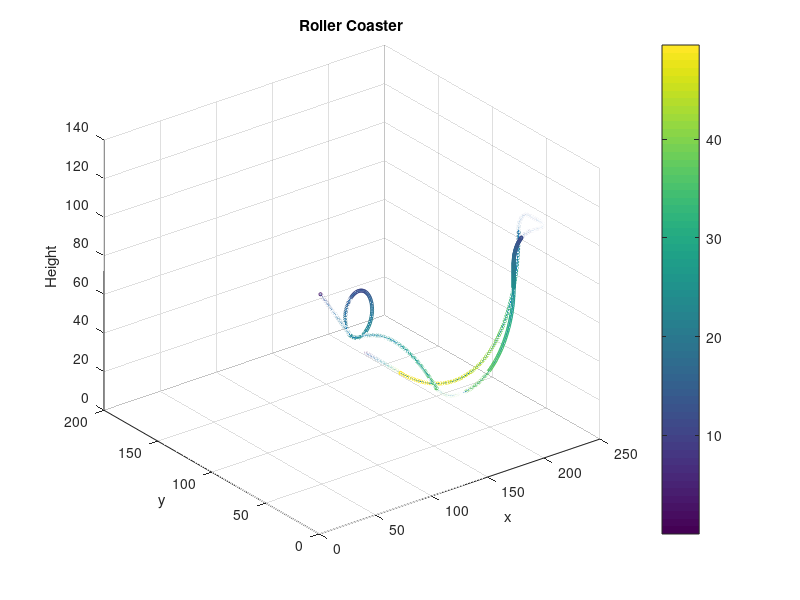
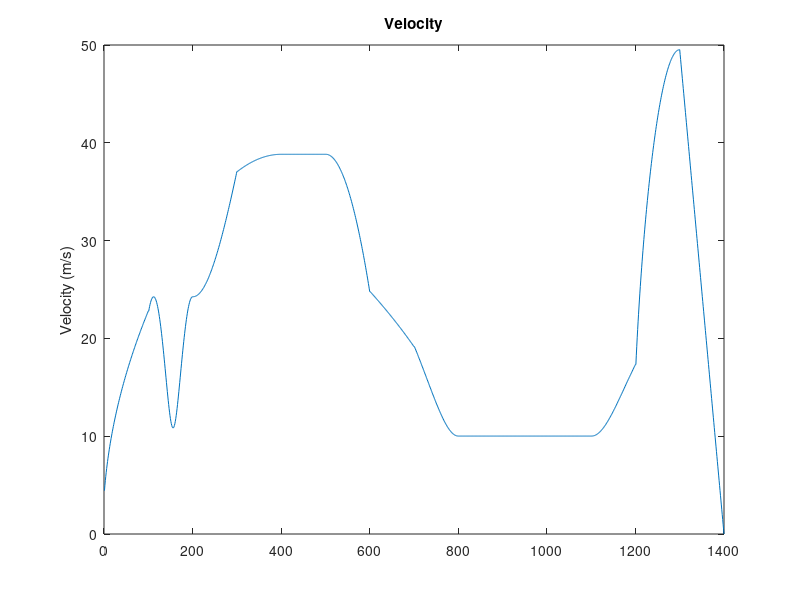
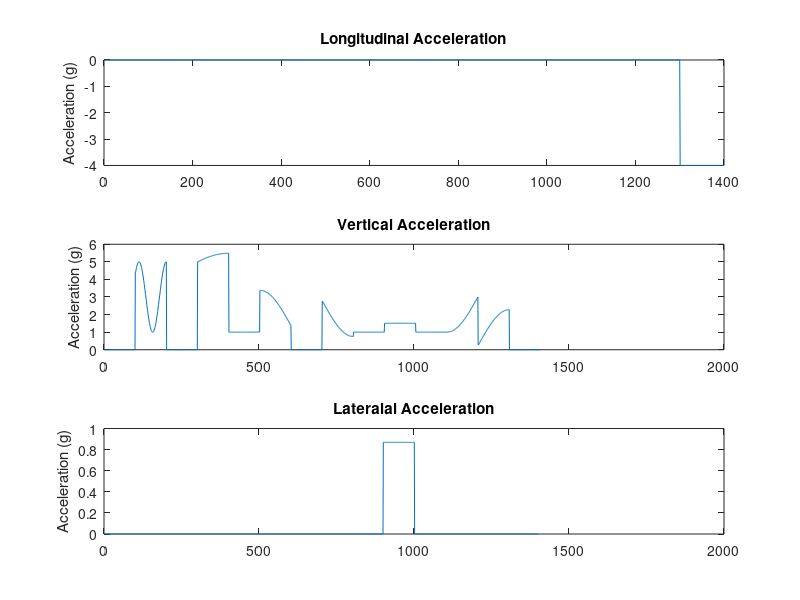

MATLAB code to generate these figures, in order:
clear all
close all


r1 = 12; %radius of loop
r2 = 28; %radius of trans to flat 1
r3 = 45.53; %radius of trans to vert
r4 = 13.59;% radius of trans to flat 2
r5 = 5.88; %radius of banked turn
r6 = 10.19; %radius of transition to final hill
r7 = 109.7; %radius of transition to braking
g = 9.81; % Grav constant



%ramp1 
x1 = linspace(1,125-(107-r1*cosd(45)));
z1 = -x1 + 125;
y1 = linspace(0,0);


%loop
theta2 = linspace(5*pi/4,7*pi/2);
x2 = r1*cos(theta2)+x1(end)+r1*cosd(45);
z2 = r1*sin(theta2) + 107;
y2 = linspace(0,0);


%parabolic hill
v1 = sqrt(2*g*(125-z2(end))); %calc velocity to find 0g parabola

x3 = linspace(x2(end),x2(end)+69.28);
z3 = (-g/(2*v1^2)*(x3-x2(end)).^2)+z2(end);
y3 = linspace(y2(end),y2(end));


%transition to flat 1
theta4 = linspace(180+atand(1.155),270);
x4 = r2*cosd(theta4) + x3(end)+r2*cosd(atand(1.155));
z4 = r2*sind(theta4) + z3(end)+r2*sind(atand(1.155));
y4 = linspace(y3(end),y3(end));


%flat section 1
x5 = linspace(x4(end),x4(end)+5);
z5 = linspace(z4(end),z4(end));
y5 = linspace(y4(end),y4(end));


%transition to vertical
theta6 = linspace(270,360);
x6 = r3*cosd(theta6) + x5(end)-r3*cosd(270);
z6 = r3*sind(theta6) + z5(end)-r3*sind(270);
y6 = linspace(y5(end),y5(end));


%vertical hill
x7 = linspace(x6(end),x6(end));
z7 = linspace(z6(end),z6(end)+12.5993);
y7 = linspace(y6(end),y6(end));


%transition to flat 2
theta8 = linspace(180,90);
x8 = r4*cosd(theta8) + x7(end)-r4*cosd(180);
z8 = r4*sind(theta8) + z7(end)-r4*sind(180);
y8 = linspace(y7(end),y7(end));


%flat 2
x9 = linspace(x8(end),x8(end)+10);
z9 = linspace(z8(end),z8(end));
y9 = linspace(y8(end),y8(end));


%Banked Turn
theta10 = linspace(270,360);
x10 = r5*cosd(theta10) + x9(end);
y10 = r5*sind(theta10) + y9(end)+r5;
z10 = linspace(z9(end),z9(end));

%flat 3
x11 = linspace(x10(end),x10(end));
z11 = linspace(z10(end),z10(end));
y11 = linspace(y10(end),y10(end)+10);


%transition to final hill
theta12 = linspace(90,0);
x12 = linspace(x11(end),x11(end));
z12 = r6*sind(theta12) + z11(end)-r6;
y12 = r6*cosd(theta12) + y11(end);


%transition to braking
theta13 = linspace(180,270);
x13 = linspace(x12(end),x12(end));
z13 = r7*sind(theta13) + z12(end);
y13 = r7*cosd(theta13) + y12(end)+r7;


%braking zone
x14 = linspace(x13(end),x13(end));
z14 = linspace(z13(end),z13(end));
y14 = linspace(y13(end),y13(end)+32);



%combine into total x,y,z vectors

x_tot = [x1,x2,x3,x4,x5,x6,x7,x8,x9,x10,x11,x12,x13,x14];
y_tot = [y1,y2,y3,y4,y5,y6,y7,y8,y9,y10,y11,y12,y13,y14];
z_tot = [z1,z2,z3,z4,z5,z6,z7,z8,z9,z10,z11,z12,z13,z14];

%% calculate Velocity 
vel = zeros(1,length(z_tot));
for i = 1:length(z_tot)
    if i < 1301
        vel(i) = sqrt(2*g*(125-z_tot(i)));
    else
        vel(i) = vel(i-1)-.495227;
    end
        
end



%% calc accel
    
%ramp
Gfb1 = linspace(0,0);
Gud1 = linspace(0,0);
Gl1 = linspace(0,0);

%loop
Gfb2 = linspace(0,0);
Gud2 = ((vel(100:200)).^2/r1)/g;
Gl2 = linspace(0,0);

%Parabolic hill
Gfb3 = linspace(0,0);
Gud3 = linspace(0,0);
Gl3 = linspace(0,0);

%transition to flat 1;
Gfb4 = linspace(0,0);
Gud4 = ((vel(300:400)).^2/r2)/g;
Gl4 = linspace(0,0);

%flat 1
Gfb5 = linspace(0,0);
Gud5 = linspace(1,1);
Gl5 = linspace(0,0);

%tans to vert
Gfb6 = linspace(0,0);
Gud6 = ((vel(500:600)).^2/r3)/g;
Gl6 = linspace(0,0);

%Vert hill
Gfb7 = linspace(0,0);
Gud7 = linspace(0,0);
Gl7 = linspace(0,0);

%Trans to flat 2
Gfb8 = linspace(0,0);
Gud8 = ((vel(700:800)).^2/r4)/g;
Gl8 = linspace(0,0);

%flat2 CHECK WITH TREVOR/AXELRAD
Gfb9 = linspace(0,0);
Gud9 = linspace(1,1);
Gl9 = linspace(0,0);

%Banked Turn
Gfb10 = linspace(0,0);
Gud10 = (((vel(800:900)).^2/r5)*sind(60))/g;
Gl10 = (((vel(800:900)).^2/r5)*cosd(60))/g;

%flat3 CHECK WITH TREVOR/AXELRAD
Gfb11 = linspace(0,0);
Gud11 = linspace(1,1);
Gl11 = linspace(0,0);

%Trans down
Gfb12 = linspace(0,0);
Gud12= ((vel(1100:1200)).^2/r6)/g;
Gl12 = linspace(0,0);

%transition to braking
Gfb13 = linspace(0,0);
Gud13= ((vel(1200:1300)).^2/r7)/g;
Gl13 = linspace(0,0);

%braking section
Gfb14 = linspace(-4,-4);
Gud14 = linspace(0,0);
Gl14 = linspace(0,0);


%make one big vector
Gfb_tot = [Gfb1,Gfb2,Gfb3,Gfb4,Gfb5,Gfb6,Gfb7,Gfb8,Gfb9,Gfb10,Gfb11,Gfb12,Gfb13,Gfb14];
Gud_tot = [Gud1,Gud2,Gud3,Gud4,Gud5,Gud6,Gud7,Gud8,Gud9,Gud10,Gud11,Gud12,Gud13,Gud14];
Gl_tot = [Gl1,Gl2,Gl3,Gl4,Gl5,Gl6,Gl7,Gl8,Gl9,Gl10,Gl11,Gl12,Gl13,Gl14];



%% plotting


%3d curve
    figure(1)
        plot3(x_tot,y_tot,z_tot)
        grid on
        xlabel('x')
        ylabel('y')
        zlabel('Height')
        
        hold on
        scatter3(x_tot,y_tot,z_tot,5,vel)
        title('Roller Coaster')
        colorbar;
        

%velocity 
    figure(2)
        plot(vel)
        hold on
        ylabel('Velocity (m/s)')
        title('Velocity')

        
%accel
    figure(3)
        subplot(3,1,1), plot(Gfb_tot), title('Longitudinal Acceleration') ,ylabel('Acceleration (g)')
        subplot(3,1,2), plot(Gud_tot), title('Vertical Acceleration') ,ylabel('Acceleration (g)')
        subplot(3,1,3), plot(Gl_tot), title('Lateralal Acceleration') ,ylabel('Acceleration (g)')
        

